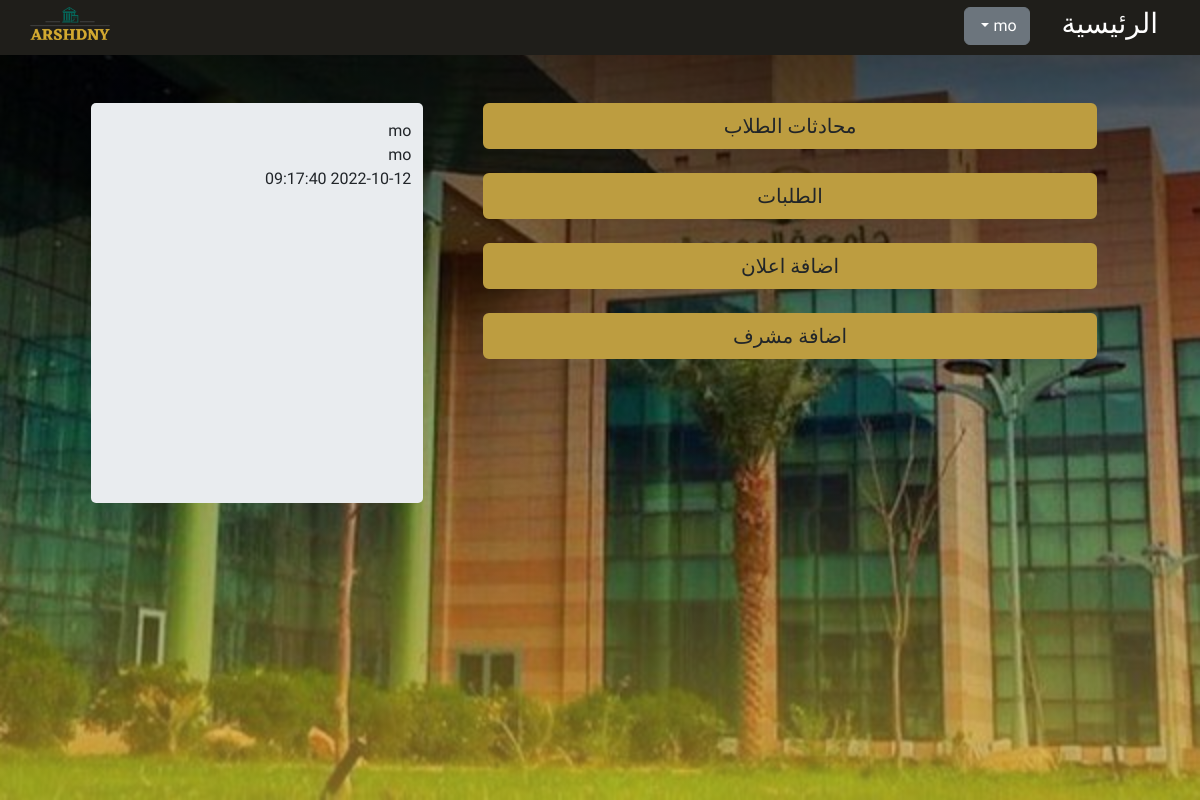
Page /dashboard/index.php (signed in) on the committed database.
### tables this page shows
CREATE TABLE `ads` (
  `id` int(11) NOT NULL,
  `content` text NOT NULL,
  `date` timestamp NOT NULL DEFAULT current_timestamp() ON UPDATE current_timestamp(),
  `supervisor_id` int(11) NOT NULL
);

CREATE TABLE `supervisors` (
  `id` int(11) NOT NULL,
  `name` varchar(300) NOT NULL,
  `email` varchar(300) NOT NULL,
  `password` text NOT NULL,
  `course` varchar(300) NOT NULL,
  `superadmin` int(11) NOT NULL
);

### dashboard/lib.php (called while the page is built, shortened)
<?php
function showads(){
    $co = mysqli_connect("localhost","root","","system");
    $qu = "CALL `ShowAds`();";
    $q = mysqli_query($co,$qu);
    $ads=[];
    while($res = mysqli_fetch_assoc($q)){
        $ads[]=$res;
    }
    return $ads;
}

### dashboard/index.php (the view, shortened to what this page needs)
<?php
require_once("lib.php");
$ads = showads();
?>
<!DOCTYPE html>
<html dir="rtl" lang="ar">
<head>
    <link rel="stylesheet" href="../assets/css/index.css" />
    <link href="https://cdn.jsdelivr.net/npm/bootstrap@5.2.1/dist/css/bootstrap.min.css" rel="stylesheet" />
</head>
<body>
<nav>
        <div class="nav container">
            <div class="items">
                <a href="index.php">
                    <h3>الرئيسية</h3>
                </a>
                <div class="dropdown">
                    <button class="btn btn-secondary dropdown-toggle" type="button" data-bs-toggle="dropdown" aria-expanded="false">
                        </button>
                    </div>
            </div>
            <div class="logo">
                <a href="index.php"><img src="../assets/imgs/logo-no-background.png" alt="" /></a>
            </div>
        </div>
    </nav>
    <header class="p-3 p-lg-5">
        <div class="">
            <div class="row gap-lg-5 gap-3">
                <div class="main">
                    <div class="d-grid gap-3 gap-md-4">
                        <a href="chat.php" class="btn btn-block">محادثات الطلاب</a>
                        <a href="orders.php" class="btn btn-block">الطلبات</a>
                        <a href="addads.php" class="btn btn-block">اضافة اعلان</a>
                       <?php if ($_SESSION["supervisor"]["superadmin"] == 1): ?>
                        <a href="addsupervisor.php" class="btn btn-block">اضافة مشرف</a>
                       <?php endif; ?>
                    </div>
                </div>
                <div class="side scroll-h">
                <?php foreach($ads as $ad): ?>
                    <span class="text-bold"><?= $ad["name"]?></span>
                    <p class="font-weight-bold">
                    <?= $ad["content"]?>
                    <br>
                    <?= $ad["date"]?>
                    </p>
                  <?php endforeach; ?>
                </div>
            </div>
        </div>
    </header>
</body>
</html>

### assets/css/index.css (style rules this page uses)
:root { --primaryColor: #d3a930; --secondColor: #027466; --mainWhite: #fff; --offWhite: #f8f9fc; --mainBlack: #1f1e1a; --gray: #e9ecef; }
* { margin: 0; padding: 0; box-sizing: border-box; }
a { color: unset !important; text-decoration: none !important; }
body { font-family: "Tajawal", sans-serif !important; font-size: 1rem; line-height: 1.4; background: var(--offWhite); }
nav { display: flex; background: var(--mainBlack); color: var(--mainWhite); height: 55px; align-items: center; padding: 0 1rem; }
.nav { display: flex; justify-content: space-between; }
.nav> :first-child { display: flex; gap: 2rem; }
.logo { width: 80px; }
.logo img { width: 100%; }
header { background: linear-gradient( rgba(0, 0, 0, 0.7), rgba(0, 0, 0, 0.2), rgba(211, 169, 48, 0.6)), url("../imgs/bg.jpeg") center/cover no-repeat fixed; height: calc(100vh - 55px); overflow: hidden; }
header> :first-child { width: 90%; margin: 0 auto; }
.scroll-h { width: max-content; max-height: 400px !important; min-height: 400px !important; overflow-y: auto; }
.row { display: flex; flex-wrap: wrap; justify-content: space-between; }
.side { flex: 30%; background-color: var(--gray); margin-bottom: 2rem; border-radius: 5px; padding: 1rem; }
.main { flex: 60%; }
.main a { background: #bd9d40; color: var(--mainWhite); transition: all 0.4s ease; border: 2px solid #bd9d40 !important; transition: all 0.8s ease; font-size: 20px; font-weight: 500; }

### rows in the picture
ads: supervisor.name "mo", content "mo", date "2022-10-12 09:17:40"
